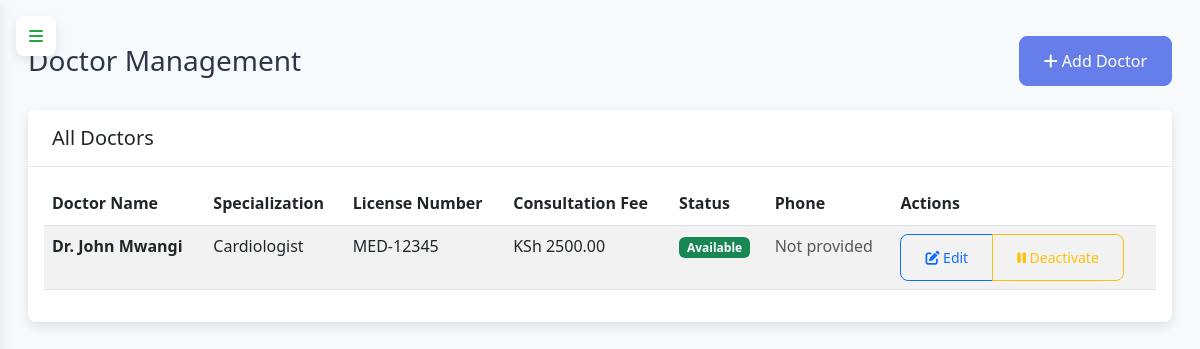
Page /admin/doctors (signed in) on the committed database.
### app.py (models this page shows, shortened)
class Doctor(db.Model):
    id = db.Column(db.Integer, primary_key=True)
    user_id = db.Column(db.Integer, db.ForeignKey('user.id', ondelete='CASCADE'), nullable=False)
    first_name = db.Column(db.String(50), nullable=False)
    last_name = db.Column(db.String(50), nullable=False)
    specialization = db.Column(db.String(100), nullable=False)
    license_number = db.Column(db.String(50), nullable=False)
    phone = db.Column(db.String(20))
    bio = db.Column(db.Text)
    consultation_fee = db.Column(db.Float, nullable=False)
    available_hours = db.Column(db.Text)
    is_available = db.Column(db.Boolean, default=True)
    timezone = db.Column(db.String(50), default='UTC')
    experience = db.Column(db.Integer, default=5)  # Years of experience
    average_rating = db.Column(db.Float, default=0.0)
    review_count = db.Column(db.Integer, default=0)
    response_time = db.Column(db.String(50), default='< 1 hour')
    patient_count = db.Column(db.Integer, default=0)
    is_featured = db.Column(db.Boolean, default=False)
    education = db.Column(db.Text)  # Educational background
    certifications = db.Column(db.Text)  # Certifications
    languages = db.Column(db.String(200), default='English, Swahili')
    created_at = db.Column(db.DateTime, default=db.func.current_timestamp())
    updated_at = db.Column(db.DateTime, default=db.func.current_timestamp(), onupdate=db.func.current_timestamp())
    appointments = db.relationship('Appointment', backref='doctor', lazy=True, cascade='all, delete-orphan')

### app.py (the view)
@app.route('/admin/doctors')
@login_required
def manage_doctors():
    if current_user.role != 'admin':
        flash('Access denied', 'error')
        return redirect(url_for('index'))
    doctors = Doctor.query.all()
    return render_template('admin_doctors.html', doctors=doctors)

### app.py (called while the page is built)
@login_manager.user_loader
def load_user(user_id):
    return db.session.get(User, int(user_id))

@app.context_processor
def utility_processor():
    return {
        'get_current_time': get_current_time,
        'format_datetime': format_datetime,
        'get_user_timezone': get_user_timezone,
        'convert_to_user_timezone': convert_to_user_timezone,
        'datetime': datetime  # Add this line
    }

@app.context_processor
def inject_user_role():
    return {
        'current_user_role': current_user.role if current_user.is_authenticated else None
    }

### templates/admin_doctors.html (shortened to what this page needs)
{% extends "base.html" %}
{% block content %}
<div class="container-fluid">
    <div class="row">
        <div class="col-12">
            <div class="d-flex justify-content-between align-items-center mb-4">
                <h1 class="h3 mb-0">Doctor Management</h1>
                <button class="btn btn-primary" onclick="showAddDoctorModal()">
                    <i class="fas fa-plus"></i> Add Doctor
                </button>
            </div>
        </div>
    </div>
    <div class="row">
        <div class="col-12">
            <div class="card">
                <div class="card-header">
                    <h5 class="card-title mb-0">All Doctors</h5>
                </div>
                <div class="card-body">
                    {% if doctors %}
                    <div class="table-responsive">
                        <table class="table table-striped">
                            <thead>
                                <tr>
                                    <th>Doctor Name</th>
                                    <th>Specialization</th>
                                    <th>License Number</th>
                                    <th>Consultation Fee</th>
                                    <th>Status</th>
                                    <th>Phone</th>
                                    <th>Actions</th>
                                </tr>
                            </thead>
                            <tbody>
                                {% for doctor in doctors %}
                                <tr>
                                    <td>
                                        <strong>Dr. {{ doctor.first_name }} {{ doctor.last_name }}</strong>
                                    </td>
                                    <td>{{ doctor.specialization }}</td>
                                    <td>{{ doctor.license_number }}</td>
                                    <td>KSh {{ "%.2f"|format(doctor.consultation_fee) }}</td>
                                    <td>
                                        {% if doctor.is_available %}
                                            <span class="badge bg-success">Available</span>
                                        {% else %}
                                            <span class="badge bg-secondary">Unavailable</span>
                                        {% endif %}
                                    </td>
                                    <td>
                                        {% if doctor.phone %}
                                            {{ doctor.phone }}
                                        {% else %}
                                            <span class="text-muted">Not provided</span>
                                        {% endif %}
                                    </td>
                                    <td>
                                        <div class="btn-group">
                                            <button class="btn btn-sm btn-outline-primary"
                                                    onclick="editDoctor({{ doctor.id }})">
                                                <i class="fas fa-edit"></i> Edit
                                            </button>
                                            <button class="btn btn-sm btn-outline-{{ 'warning' if doctor.is_available else 'success' }}"
                                                    onclick="toggleDoctorAvailability({{ doctor.id }}, {{ doctor.is_available|lower }})">
                                                <i class="fas fa-{{ 'pause' if doctor.is_available else 'play' }}"></i>
                                                {{ 'Deactivate' if doctor.is_available else 'Activate' }}
                                            </button>
                                        </div>
                                    </td>
                                </tr>
                                {% endfor %}
                            </tbody>
                        </table>
                    </div>
                    {% else %}
                    <div class="text-center py-4">
                        <i class="fas fa-user-md fa-3x text-muted mb-3"></i>
                        <h5>No doctors found</h5>
                        <p class="text-muted">There are no doctors in the system yet.</p>
                    </div>
                    {% endif %}
                </div>
            </div>
        </div>
    </div>
</div>
{% endblock %}

### templates/base.html (style rules this page uses)
:root { --sidebar-width: 260px; --primary-color: #667eea; --primary-dark: #5a6fd8; --secondary-color: #764ba2; --bg-light: #f7fafc; --text-dark: #2d3748; --text-light: #718096; --white: #ffffff; --header-height: 70px; --transition-speed: 0.3s; --shadow: 0 4px 12px rgba(0, 0, 0, 0.1); --radius: 8px; --hamburger-red: #dc3545; --hamburger-green: #28a745; }
body { background-color: var(--bg-light); font-family: 'Segoe UI', Tahoma, Geneva, Verdana, sans-serif; line-height: 1.6; color: var(--text-dark); padding-top: 20px; }
.card { border-radius: var(--radius); box-shadow: var(--shadow); border: none; margin-bottom: 1.5rem; }
.card-header { background-color: white; border-bottom: 1px solid rgba(0,0,0,0.1); font-weight: 600; padding: 1rem 1.5rem; }
.btn { border-radius: var(--radius); padding: 0.75rem 1.5rem; font-weight: 500; transition: all 0.3s; }
.btn-primary { background-color: var(--primary-color); border-color: var(--primary-color); }

### rows in the picture
Doctor: first_name "John", last_name "Mwangi", specialization "Cardiologist", license_number "MED-12345", consultation_fee "2500.00", shows "Available", shows "Not provided", is_available "Deactivate"
